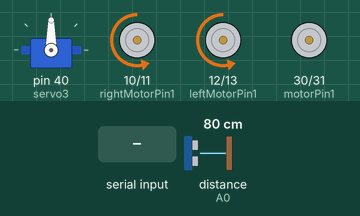
Bench run of a sketch on a simulated Arduino Mega 2560, built with avr-gcc and run on an emulated ATmega2560. On the bench: servo, motor-driver pin pairs drawn as motors (green arrow = first pin HIGH = forward, orange = second pin HIGH = backward, longer = more drive). Wiring (inferred from the names in the program): ultrasonic range finder: trigger A1; echo A0. Inputs (shaded band) come from the test bench; at power-on: distance to the obstacle (sensor on A0) 80 cm. The echo pulse lasts 58.3 µs per cm.

Above: at 1.2 s.
1.3 s: "4\n" received over Serial
At 2.5 s:
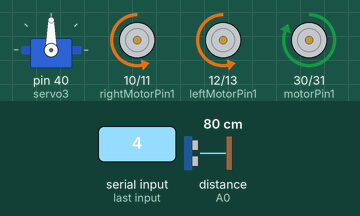
2.8 s: distance to the obstacle (sensor on A0) set to 9 cm
4.3 s: distance to the obstacle (sensor on A0) set to 6 cm
At 6.1 s:
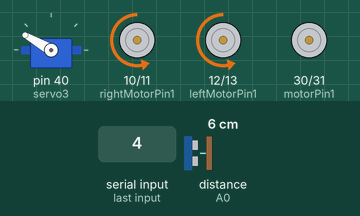
At 12.5 s:
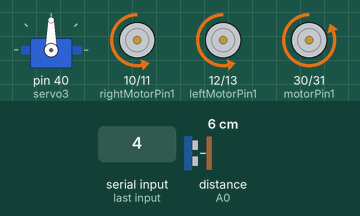
Timing chart, 0 to 14.9 s (numbered marks = the images above; inputs shaded):
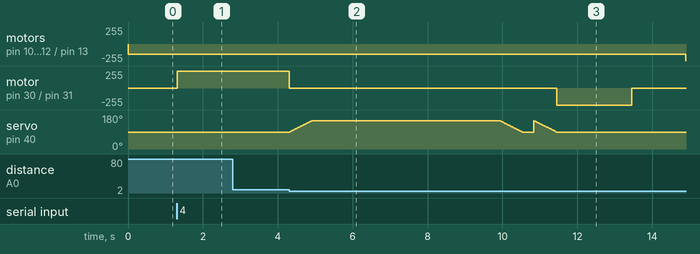

Measured:
- the behaviour switches between 8 and 7 cm on distance to the obstacle (sensor on A0) (found by bisection; images 1 and 2)
- after the input at 1.3 s, motor on pin 30 (motorPin1) / pin 31 (motorPin2): stopped → forward 255/255 at once
- after the input at 2.8 s, every drawn part: stays the same
- after the input at 4.3 s, motor on pin 10 (rightMotorPin1) / pin 11 (rightMotorPin2), motor on pin 12 (leftMotorPin1) / pin 13 (leftMotorPin2): backward 150/255 → backward 250/255 after 10.6 s

The sketch:

mechanic_arm.ino
```cpp
#include <Servo.h>
#include <Ultrasonic.h>

Servo servo3;

Ultrasonic ultrasonic_right(8,9);
Ultrasonic ultrasonic_front2(6,7);

const int leftMotorPin1 = 12;
const int leftMotorPin2 = 13;
const int rightMotorPin1 = 10;
const int rightMotorPin2 = 11;

const int motorPin1 = 30;  // Connect to one of the motor pins
const int motorPin2 = 31;

const int trigPin = A1;
const int echoPin = A0;
int k = 0;
long duration;
float distance;
String arm;
int y;
int distance_right, distance_front2;


void setup() {
  Serial.begin(115200);

  servo3.attach(40);

  pinMode(motorPin1, OUTPUT);
  pinMode(motorPin2, OUTPUT);

  pinMode(trigPin, OUTPUT);
  pinMode(echoPin, INPUT);

  pinMode(leftMotorPin1, OUTPUT);
  pinMode(leftMotorPin2, OUTPUT);
  pinMode(rightMotorPin1, OUTPUT);
  pinMode(rightMotorPin2, OUTPUT);

}

void loop() {

 if(Serial.available()>0){
      arm = Serial.readStringUntil('\n');
      y = arm.toInt();

    }

  // Trigger the sensor by sending a 10us high pulse to the trigger pin
  digitalWrite(trigPin, LOW);
  delayMicroseconds(2);
  digitalWrite(trigPin, HIGH);
  delayMicroseconds(10);
  digitalWrite(trigPin, LOW);


  duration = pulseIn(echoPin, HIGH);

  distance = duration * 0.034 / 2;


  forward();


//forward();

if (y == 4){
  if (distance > 7 && k == 0){
    reach();
    k=1;
  }

  else if(distance < 7 && k == 1){
      pause();
      k = 2;

  }

  else if(k == 2){
    retract();
    k = 3;
  }

  else if (k == 3){
    digitalWrite(motorPin1, LOW);
    digitalWrite(motorPin2, LOW);
    sprint();
  }
}

}


void reach(){

  stay();
  digitalWrite(motorPin1, HIGH);
  digitalWrite(motorPin2, LOW);


}
void pause(){

  digitalWrite(motorPin1, LOW);
  digitalWrite(motorPin2, LOW);

  for (int angle = 90; angle <= 150; angle+=1){
    servo3.write(angle);
    delay(10);
  }

  forward();

  delay(5000);

  for (int angle = 150; angle >= 90; angle-=1){
    servo3.write(angle);
    delay(10);
  }
  delay(300);

}

void retract(){

  for (int angle = 150; angle >= 90; angle-=1){
    servo3.write(angle);
    delay(10);
  }
  digitalWrite(motorPin1, LOW);
  digitalWrite(motorPin2, HIGH);
  delay(2000);
}

void forward(){
  analogWrite(leftMotorPin1, 0);
  analogWrite(leftMotorPin2, 150);
  analogWrite(rightMotorPin1, 0);
  analogWrite(rightMotorPin2, 150);
}

void left(){
  analogWrite(leftMotorPin1, 200);
  analogWrite(leftMotorPin2, 0);
  analogWrite(rightMotorPin1, 0);
  analogWrite(rightMotorPin2, 200);
}

void stay(){

  analogWrite(leftMotorPin1, 0);
  analogWrite(leftMotorPin2, 0);
  analogWrite(rightMotorPin1, 0);
  analogWrite(rightMotorPin2, 0);
}

void sprint(){
  analogWrite(leftMotorPin1, 0);
  analogWrite(leftMotorPin2, 250);
  analogWrite(rightMotorPin1, 0);
  analogWrite(rightMotorPin2, 250);
}

/*void ReadUlst() {
  distance_right = ultrasonic_right.read();
}

if (ultFlag == 1) {

    ReadUlst();

   if (distance_right < 5 && distance_right > 0) {
      while (distance_right < 20) {
        left();
        ReadUlst();
      }
    }
    */
```
